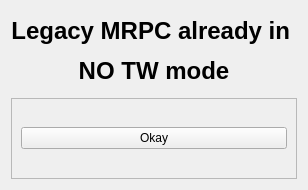
<?xml version="1.0" encoding="UTF-8"?>
<ui version="4.0">
 <class>Form</class>
 <widget class="QWidget" name="Form">
  <property name="geometry">
   <rect>
    <x>0</x>
    <y>0</y>
    <width>295</width>
    <height>190</height>
   </rect>
  </property>
  <property name="windowTitle">
   <string>Form</string>
  </property>
  <layout class="QVBoxLayout" name="verticalLayout">
   <item>
    <widget class="QLabel" name="label">
     <property name="text">
      <string>&lt;html&gt;&lt;head/&gt;&lt;body&gt;&lt;p align=&quot;center&quot;&gt;&lt;span style=&quot; font-size:18pt; font-weight:700;&quot;&gt;Legacy MRPC already in &lt;/span&gt;&lt;/p&gt;&lt;p align=&quot;center&quot;&gt;&lt;span style=&quot; font-size:18pt; font-weight:700;&quot;&gt;NO TW mode&lt;/span&gt;&lt;/p&gt;&lt;/body&gt;&lt;/html&gt;</string>
     </property>
    </widget>
   </item>
   <item>
    <widget class="QFrame" name="frame_3">
     <property name="frameShape">
      <enum>QFrame::Shape::StyledPanel</enum>
     </property>
     <property name="frameShadow">
      <enum>QFrame::Shadow::Raised</enum>
     </property>
     <layout class="QVBoxLayout" name="verticalLayout_2">
      <item>
       <widget class="QPushButton" name="pushButton">
        <property name="text">
         <string>Okay</string>
        </property>
       </widget>
      </item>
     </layout>
    </widget>
   </item>
  </layout>
 </widget>
 <resources/>
 <connections/>
</ui>
